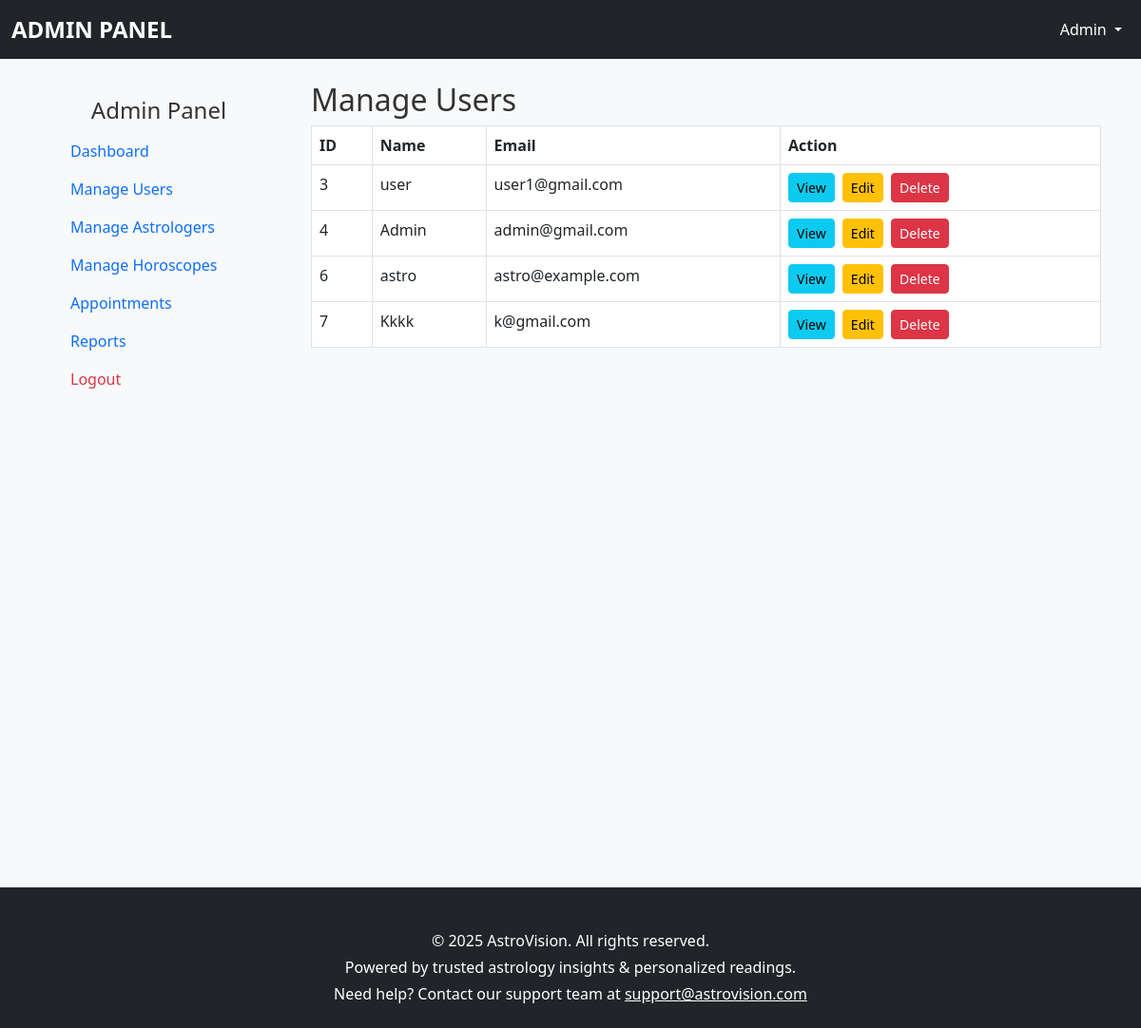
Screenshot of /admin/manage_users.php (signed in) with the database file from the repository.
### tables this page shows
CREATE TABLE `users` (
  `id` int(11) NOT NULL,
  `name` varchar(100) NOT NULL,
  `email` varchar(100) NOT NULL,
  `password` varchar(255) NOT NULL,
  `role` enum('admin','astrologer','user') NOT NULL DEFAULT 'user',
  `created_at` datetime DEFAULT current_timestamp(),
  `updated_at` datetime DEFAULT current_timestamp() ON UPDATE current_timestamp()
);

### admin/manage_users.php (the view, shortened to what this page needs)
<?php
include '../includes/header.php';
require '../config/db.php';
?>
<div class="container mt-4">
    <div class="row">
        <div class="col-md-3">
            <?php include '../includes/sidebar.php'; ?>
        </div>
        <div class="col-md-9">
            <h2>Manage Users</h2>
            <table class="table table-bordered table-hover">
                <thead>
                    <tr>
                        <th>ID</th><th>Name</th><th>Email</th><th>Action</th>
                    </tr>
                </thead>
                <tbody>
                    <?php
                    $users = $conn->query("SELECT * FROM users");
                    while ($row = $users->fetch_assoc()) {
                        $userId = $row['id'];
                        $name = htmlspecialchars($row['name']);
                        $email = htmlspecialchars($row['email']);
                        echo "<tr>
                                <td>{$userId}</td>
                                <td>{$name}</td>
                                <td>{$email}</td>
                                <td>
                                    <a href='view_user.php?id={$userId}' class='btn btn-info btn-sm me-1'>View</a>
                                    <a href='edit_user.php?id={$userId}' class='btn btn-warning btn-sm me-1'>Edit</a>
                                    <a href='?delete={$userId}' onclick=\"return confirm('Are you sure you want to delete this user?');\" class='btn btn-danger btn-sm'>Delete</a>
                                </td>
                              </tr>";
                    }
                    ?>
                </tbody>
            </table>
        </div>
    </div>
</div>
<?php include '../includes/footer.php'; ?>

### assets/css/style.css (style rules this page uses)
body { font-family: 'Segoe UI', Tahoma, Geneva, Verdana, sans-serif; background-color: #f8f9fa; color: #333; }
.container { margin-top: 20px; }

### rows the page displays
users: id "3", name "user", email "user1@gmail.com"
users: id "4", name "Admin", email "admin@gmail.com"
users: id "6", name "astro", email "astro@example.com"
users: id "7", name "Kkkk", email "k@gmail.com"

### other values shown
$user['role'] "ADMIN"
$user['name'] "Admin"
